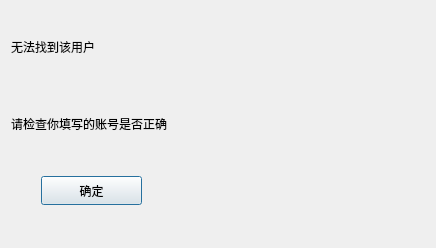
<?xml version="1.0" encoding="UTF-8"?>
<ui version="4.0">
 <class>FindFailDlg</class>
 <widget class="QDialog" name="FindFailDlg">
  <property name="geometry">
   <rect>
    <x>0</x>
    <y>0</y>
    <width>436</width>
    <height>248</height>
   </rect>
  </property>
  <property name="windowTitle">
   <string>Dialog</string>
  </property>
  <layout class="QVBoxLayout" name="verticalLayout">
   <item>
    <widget class="QLabel" name="fail_tip">
     <property name="text">
      <string>无法找到该用户</string>
     </property>
    </widget>
   </item>
   <item>
    <widget class="QLabel" name="fail_tip2">
     <property name="text">
      <string>请检查你填写的账号是否正确</string>
     </property>
    </widget>
   </item>
   <item>
    <widget class="QWidget" name="widget" native="true">
     <widget class="ClickedBtn" name="fail_sure_btn">
      <property name="geometry">
       <rect>
        <x>30</x>
        <y>10</y>
        <width>101</width>
        <height>29</height>
       </rect>
      </property>
      <property name="text">
       <string>确定</string>
      </property>
     </widget>
    </widget>
   </item>
  </layout>
 </widget>
 <customwidgets>
  <customwidget>
   <class>ClickedBtn</class>
   <extends>QPushButton</extends>
   <header location="global">clickedbtn.h</header>
  </customwidget>
 </customwidgets>
 <resources/>
 <connections/>
</ui>
